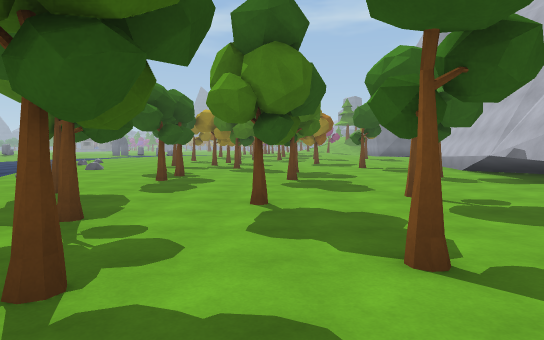
View 1 (above)

24 first-person views from a walk through a Unity game level. The camera is 1.4 m above the floor, tilts 4° down and sees 80° across. Doors are open. The floor is counted in squares, 2 m on a side. Each view is taken from the middle of a square. On the plan, view 1 faces up. The plan holds only what a view shows up to about 10 squares ahead; the rest is blank. The place goes on beyond the plan. The player character is not drawn. Some animated figures are left out. Some surface patterns are stand-ins.

View 2
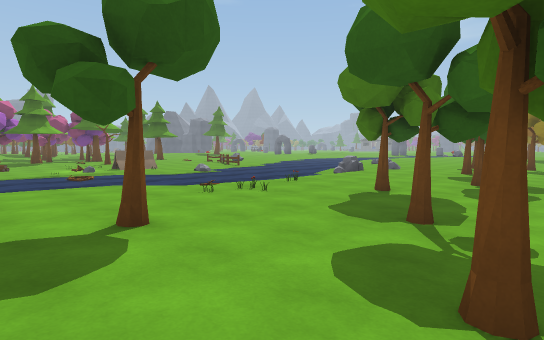

View 3
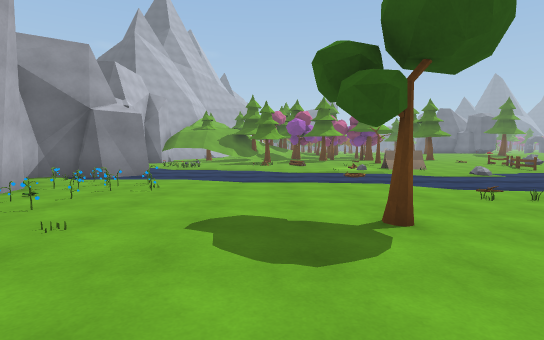

View 4
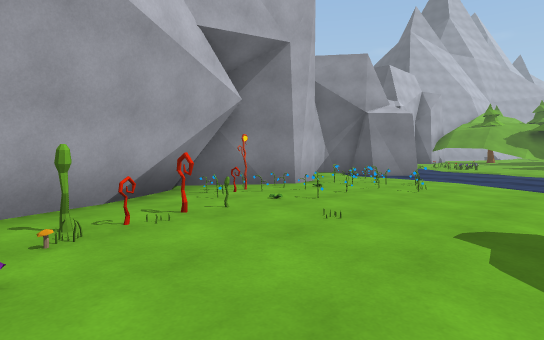

View 5
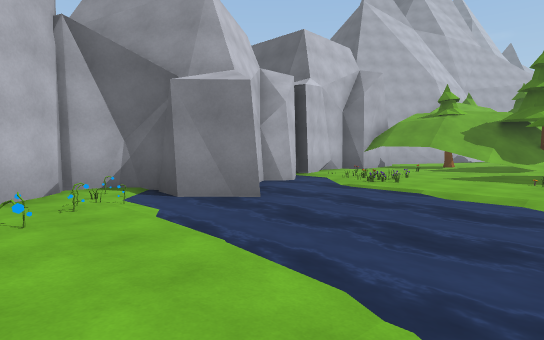

View 6
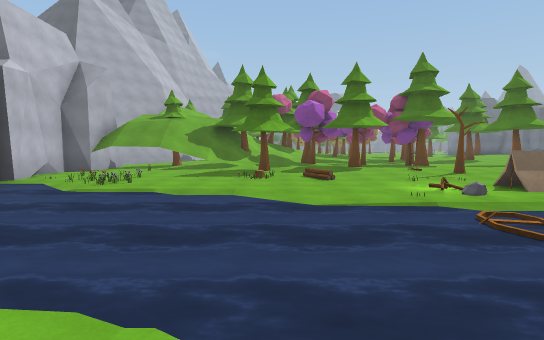

View 7
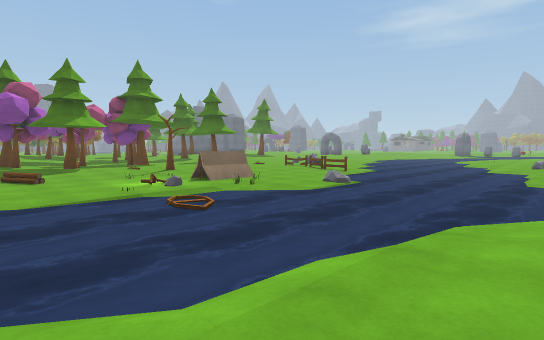

View 8
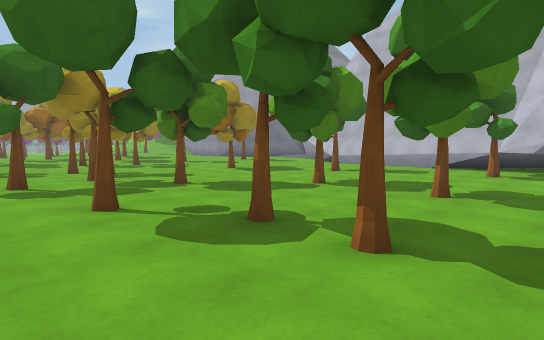

View 9
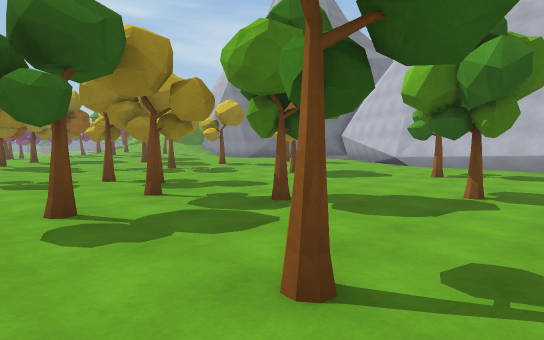

View 10
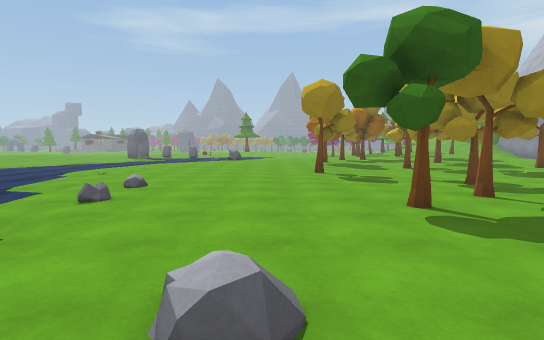

View 11
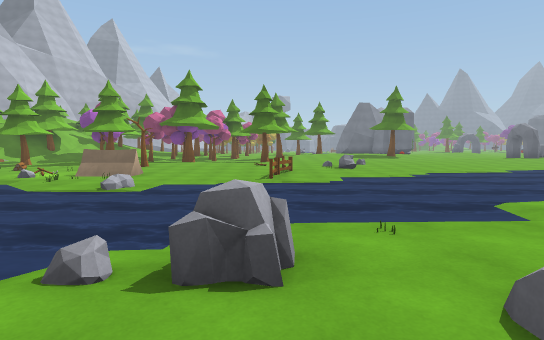

View 12
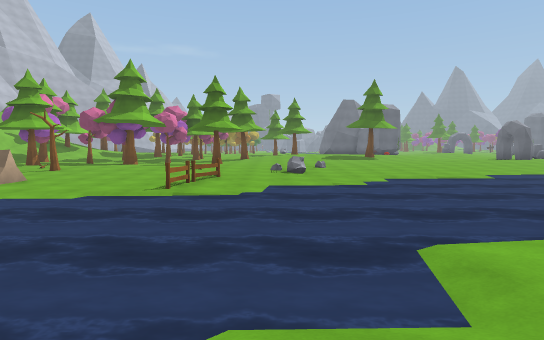

View 13
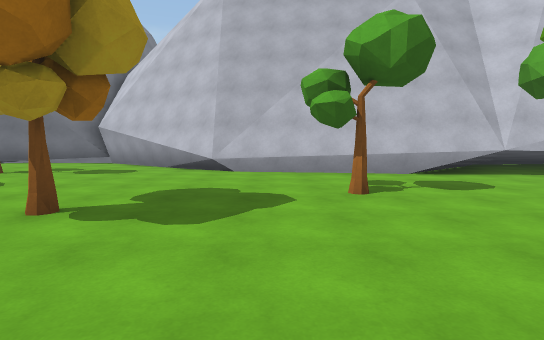

View 14
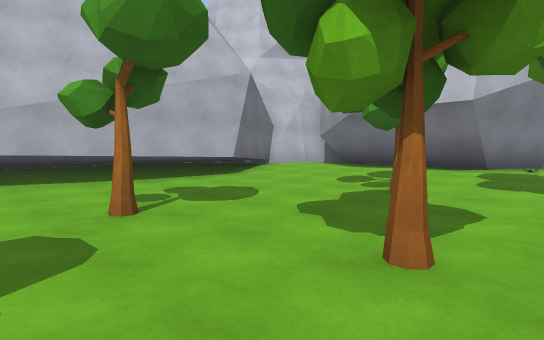

View 15
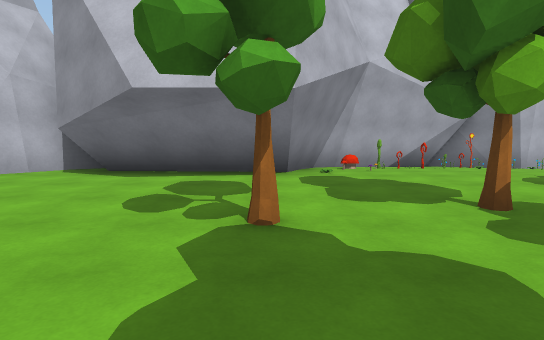

View 16
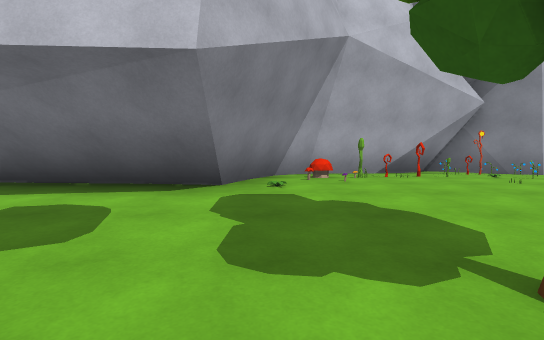

View 17
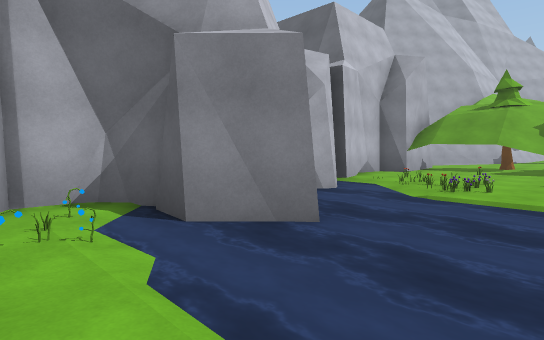

View 18
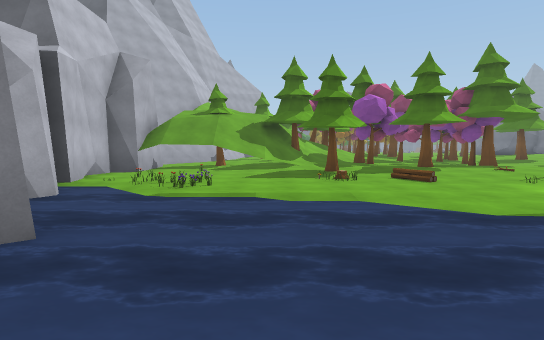

View 19
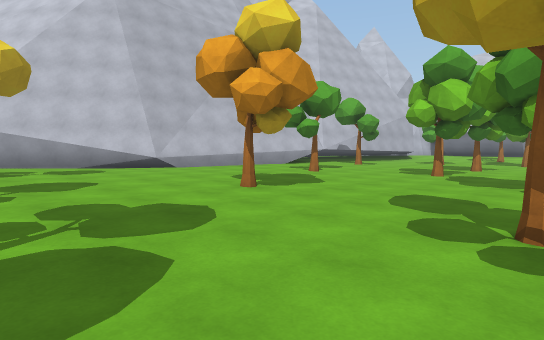

View 20
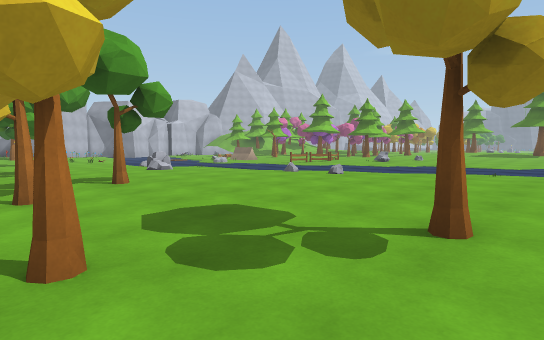

View 21
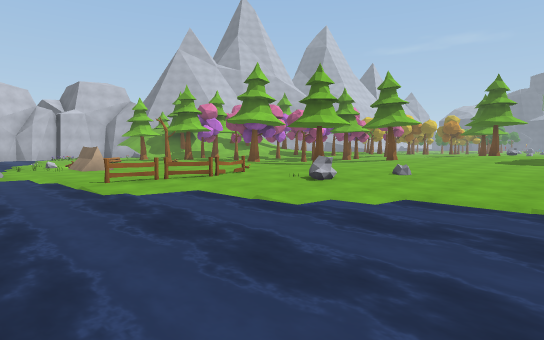

View 22
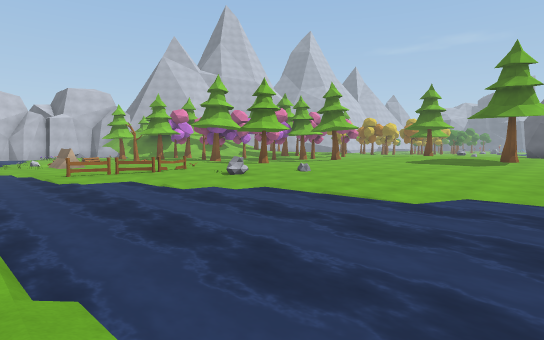

View 23
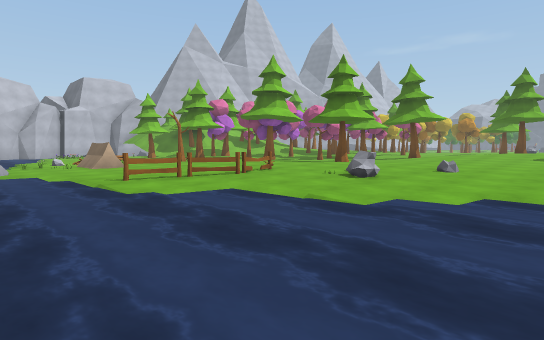

View 24
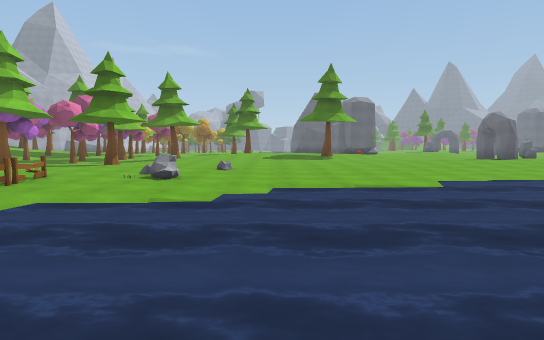

### Floor plan
Key: @ floor where view 1 was taken; # wall or solid block; . main floor; : floor 0.25 m higher than the main floor; - floor 0.25 m lower than the main floor; / step, stairs or slope; = window, fence, low wall or low ledge; ~ water the walk can cross; ≈ water the walk keeps out of; O other object.
Columns run from 24 left of view 1 to 9 right of it. Each row starts with its distance up from view 1.
 20     ...~~≈≈≈..:::::.....O..:  O:::
 19  ::..../~≈≈≈~..::::O.......:::::::
 18  :.:....-≈≈≈≈/.::::...O......::::#
 17   ::.....≈≈≈≈/..:::...O......:::.#
 16 ::::.....≈≈≈≈~///::.......O...:.##
 15 ::::.....~≈≈≈≈-.:::..O..........#
 14  :::.....-≈≈≈≈≈./...O..........##
 13   :::..O..~≈≈≈≈~/......O....O..#
 12    :::. ..~~≈≈≈~/..............#
 11      :.....-≈≈≈≈O.:.O....O.....#
 10    O::./OOO.≈≈≈≈/O.............#
  9     .::.....~≈≈≈~....O...O...O##
  8        .....~≈≈≈~~...O........###
  7       :......~≈≈≈-............####
  6      ::...OO.~≈≈≈-O.O.....O#..###
  5      ::O..OOO~≈≈~/......O.....###
  4      :......~≈≈≈/OOO..O......####
  3      O..O...~≈≈≈/.O..........###
  2      :......≈≈≈≈/:::...O.O...##
  1      :.//..-≈≈≈~/:::O:::::::::#
  0      .O ...~≈≈≈/.:::::::@:::::#
 -1    O//O...-~≈≈≈/.:::::::O######
 -2     /=....-≈≈≈≈..:O:O::O##   ##
 -3   ...#..OO~≈≈≈~..OOOOOOO#    ##
 -4   O.. O.OO≈≈≈≈OOOOOOOOO##
 -5     ..OOO-≈≈≈#OOO##O####
 -6      #...##≈ #O#  ###
 -7      #####   ###

Where each view was taken, in squares from view 1:
view 1: 0 up, 0 right, facing up
view 2: 0 up, 1 left, facing up-left
view 3: 0 up, 1 left, facing left
view 4: 0 up, 1 left, facing down-left
view 5: 0 up, 8 left, facing down-left
view 6: 0 up, 8 left, facing left
view 7: 0 up, 7 left, facing up-left
view 8: 7 up, 5 left, facing up-right
view 9: 10 up, 5 left, facing up-right
view 10: 10 up, 6 left, facing up
view 11: 10 up, 5 left, facing left
view 12: 12 up, 7 left, facing left
view 13: 14 up, 1 left, facing right
view 14: 7 up, 1 left, facing down-right
view 15: 5 up, 1 right, facing down
view 16: 3 up, 0 right, facing down
view 17: 2 down, 9 left, facing down-left
view 18: 2 down, 9 left, facing left
view 19: 20 up, 2 left, facing down-right
view 20: 20 up, 2 left, facing down-left
view 21: 17 up, 11 left, facing down-left
view 22: 20 up, 11 left, facing down-left
view 23: 16 up, 11 left, facing down-left
view 24: 15 up, 10 left, facing left
